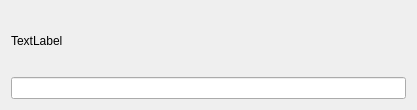
<?xml version="1.0" encoding="UTF-8"?>
<ui version="4.0">
 <class>Dialog</class>
 <widget class="QDialog" name="Dialog">
  <property name="geometry">
   <rect>
    <x>0</x>
    <y>0</y>
    <width>417</width>
    <height>110</height>
   </rect>
  </property>
  <property name="windowTitle">
   <string>Git Ask Pass</string>
  </property>
  <layout class="QVBoxLayout" name="verticalLayout">
   <item>
    <widget class="QLabel" name="txtPrompt">
     <property name="text">
      <string>TextLabel</string>
     </property>
    </widget>
   </item>
   <item>
    <widget class="QLineEdit" name="txtInput"/>
   </item>
  </layout>
 </widget>
 <resources/>
 <connections/>
</ui>
